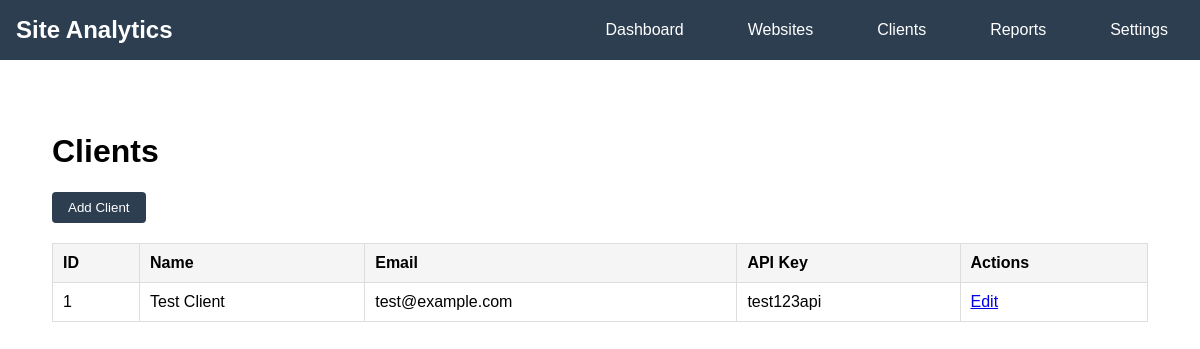
The page /site-analytics_PHP/clients.php on the database its author committed.
### tables this page shows
CREATE TABLE clients (
    client_id INT AUTO_INCREMENT PRIMARY KEY,
    name VARCHAR(100) NOT NULL,
    email VARCHAR(100) NOT NULL,
    api_key VARCHAR(64) UNIQUE,
    created_at TIMESTAMP DEFAULT CURRENT_TIMESTAMP
);

### site-analytics_PHP/clients.php (the view, shortened to what this page needs)
<?php
require_once 'includes/header.php';
$db = new Database();
$conn = $db->connect();
$clients = $conn->query("SELECT * FROM clients");
?>
<div class="content">
    <h1>Clients</h1>
    <div class="action-bar">
        <button onclick="toggleClientForm()" class="btn">Add Client</button>
    </div>
    <table class="data-table">
        <tr>
            <th>ID</th>
            <th>Name</th>
            <th>Email</th>
            <th>API Key</th>
            <th>Actions</th>
        </tr>
        <?php while($client = $clients->fetch_assoc()): ?>
        <tr>
            <td><?php echo $client['client_id']; ?></td>
            <td><?php echo $client['name']; ?></td>
            <td><?php echo $client['email']; ?></td>
            <td><?php echo $client['api_key']; ?></td>
            <td>
                <a href="edit_client.php?id=<?php echo $client['client_id']; ?>">Edit</a>
            </td>
        </tr>
        <?php endwhile; ?>
    </table>
</div>
<?php require_once 'includes/footer.php'; ?>

### site-analytics_PHP/css/style.css (style rules this page uses)
.content { padding: 20px; }
.data-table { width: 100%; border-collapse: collapse; margin-top: 20px; }
.data-table th, .data-table td { padding: 10px; border: 1px solid #ddd; text-align: left; }
.data-table th { background: #f5f5f5; }
.btn { padding: 8px 16px; background: #2c3e50; color: white; border: none; border-radius: 4px; cursor: pointer; }
.action-bar { margin: 20px 0; }

### rows shown on the page
clients: client_id "1", name "Test Client", email "test@example.com", api_key "test123api"
